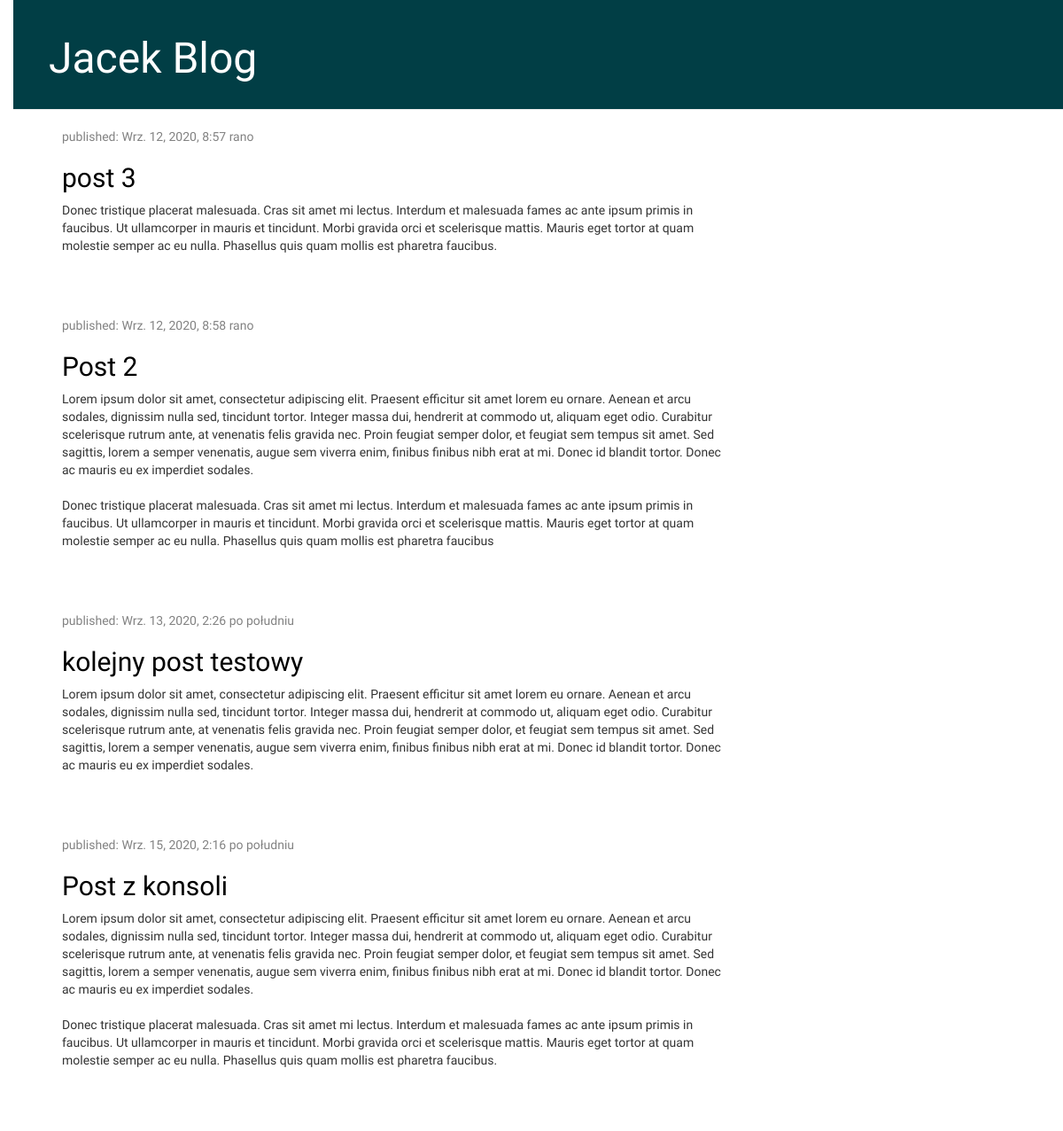
Before: / with the older database file.
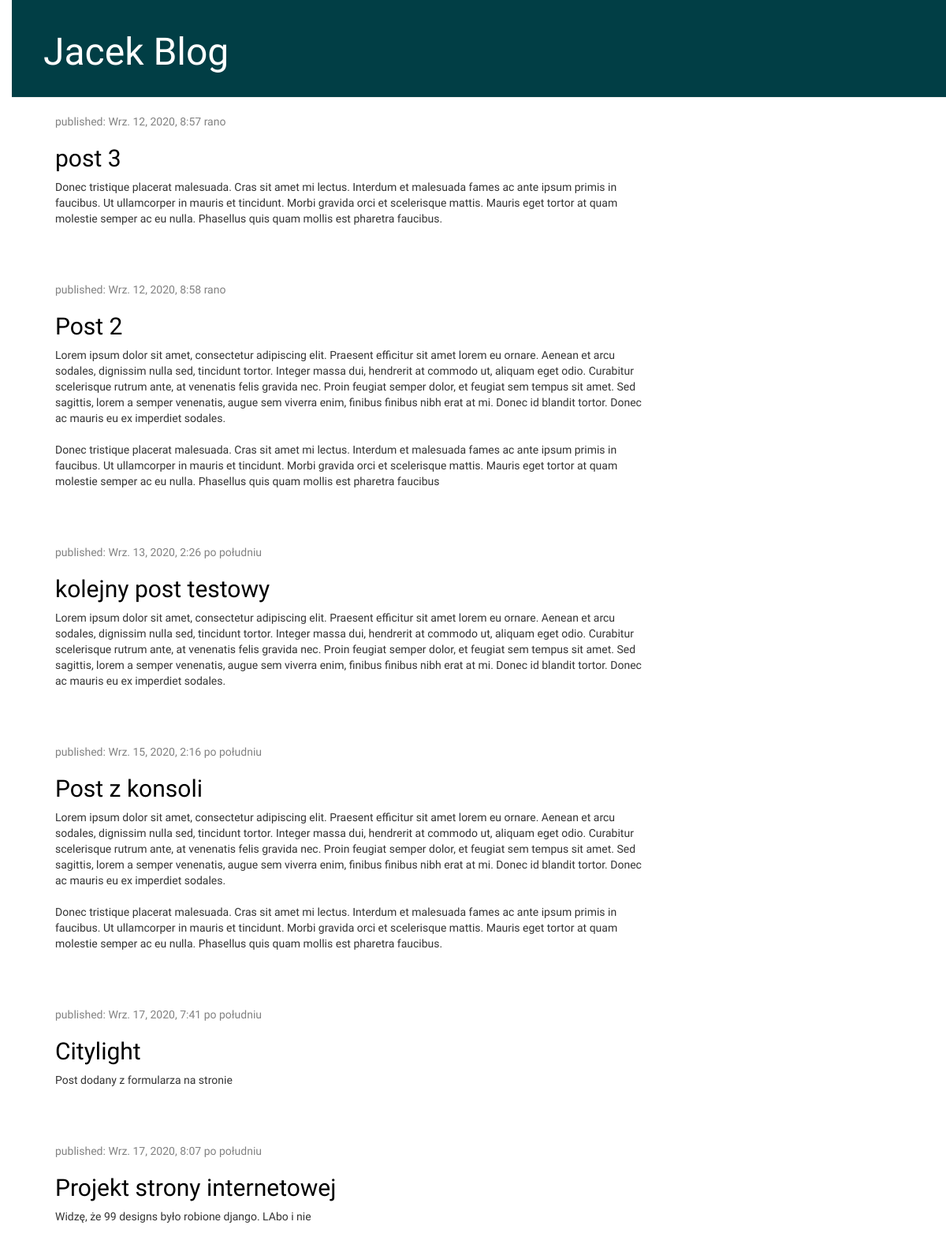
After: the same page with the newer database file.
### blog/models.py (models this page shows, shortened)
class Post(models.Model): #model.Model oznacza, że jest to obiekt  Django
    author = models.ForeignKey('auth.User', on_delete=models.CASCADE)
    title = models.CharField(max_length=200)
    text = models.TextField()
    created_date = models.DateTimeField(default=timezone.now)
    published_date = models.DateTimeField(blank=True, null=True)

### blog/views.py (the view)
# urls.py: path('', views.post_list, name='post_list'),
def post_list(request):
    posts = Post.objects.filter(published_date__lte=timezone.now()).order_by('published_date')
    return render(request, 'blog/post_list.html', {'posts': posts})

### blog/templates/blog/post_list.html
{% extends 'blog/base.html' %}
{% block content %}
    {% for post in posts %}
        <div class="post">
            <div class="date">
                <p>published: {{ post.published_date }}</p>
            </div>
            <h2><a href="{% url 'post_detail' pk=post.pk %}">{{ post.title }}</a></h2>
            <p>{{ post.text|linebreaksbr }}</p>
        </div>
     {% endfor %}
{% endblock %}

### blog/templates/blog/base.html (shortened to what this page needs)
<!DOCTYPE html>
{% load static %}
<html lang="en">
    <head>
        {% load static %}
        <link rel="stylesheet" href="//maxcdn.bootstrapcdn.com/bootstrap/3.2.0/css/bootstrap.min.css">
        <link rel="stylesheet" href="//maxcdn.bootstrapcdn.com/bootstrap/3.2.0/css/bootstrap-theme.min.css">
        <link rel="stylesheet" href="{% static 'css/blog.css' %}">
    </head>
    <body>
        <div class="page-header">
            <h1><a href="/">Jacek Blog</a></h1>
        </div>
        <div class="content container">
            <div class="row">
                <div class="col-md-8">
                {% block content %}
                {% endblock %}
                </div>
            </div>
        </div>
    </body>
</html>

### blog/static/css/blog.css (style rules this page uses)
h1 a, h2 a { color: #04D49F; font-family: 'Russo One', sans-serif; }
body { padding-left: 15px; font-family: 'Titillium Web', sans-serif; }
.page-header { background-color: #013E45; margin-top: 0; padding: 20px 20px 20px 40px; }
.page-header h1, .page-header h1 a, page-header h1 a:visited, page-header h1 a:active { color: #ffffff; font-size: 36pt; text-decoration: none; }
.content { margin-left: 40px; }
h1, h2, h3, h4 { font-family: 'Titillium Web', sans-serif, cursive; }
.date { color: #828282; }
.post { margin-bottom: 70px; }
.post h2 a, .post h1 a:visited { color: #000000; }

Changed rows visible on the page:
added Post: published_date "Wrz. 17, 2020, 7:41 po południu", title "Citylight", text "Post dodany z formularza na stronie"
added Post: published_date "Wrz. 17, 2020, 8:07 po południu", title "Projekt strony internetowej", text "Widzę, że 99 designs było robione django. LAbo i nie"
